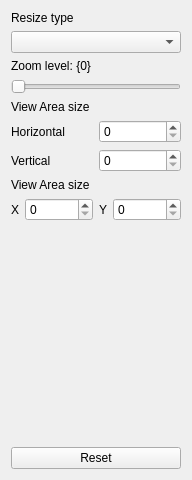
<?xml version="1.0" encoding="UTF-8"?>
<ui version="4.0">
 <class>QtSfmlDemo</class>
 <widget class="QWidget" name="QtSfmlDemo">
  <property name="geometry">
   <rect>
    <x>0</x>
    <y>0</y>
    <width>192</width>
    <height>480</height>
   </rect>
  </property>
  <property name="windowTitle">
   <string>Form</string>
  </property>
  <layout class="QVBoxLayout" name="verticalLayout">
   <item>
    <widget class="QLabel" name="resizeLabel">
     <property name="text">
      <string>Resize type</string>
     </property>
    </widget>
   </item>
   <item>
    <widget class="QComboBox" name="resizeTypeCombo"/>
   </item>
   <item>
    <widget class="QLabel" name="zoomLabel">
     <property name="text">
      <string>Zoom level: {0}</string>
     </property>
    </widget>
   </item>
   <item>
    <widget class="QSlider" name="zoomSlider">
     <property name="orientation">
      <enum>Qt::Horizontal</enum>
     </property>
    </widget>
   </item>
   <item>
    <widget class="QLabel" name="viewAreaLabel">
     <property name="text">
      <string>View Area size</string>
     </property>
    </widget>
   </item>
   <item>
    <layout class="QHBoxLayout" name="horizontalLayout_2">
     <item>
      <widget class="QLabel" name="sizeHorizontalLabel">
       <property name="text">
        <string>Horizontal</string>
       </property>
      </widget>
     </item>
     <item>
      <widget class="QSpinBox" name="sizeHorizontal"/>
     </item>
    </layout>
   </item>
   <item>
    <layout class="QHBoxLayout" name="horizontalLayout">
     <item>
      <widget class="QLabel" name="sizeVerticalLabel">
       <property name="text">
        <string>Vertical</string>
       </property>
      </widget>
     </item>
     <item>
      <widget class="QSpinBox" name="sizeVertical"/>
     </item>
    </layout>
   </item>
   <item>
    <widget class="QLabel" name="centerPointLabel">
     <property name="text">
      <string>View Area size</string>
     </property>
    </widget>
   </item>
   <item>
    <layout class="QHBoxLayout" name="horizontalLayout_3">
     <item>
      <widget class="QLabel" name="centerPointXLabel">
       <property name="enabled">
        <bool>true</bool>
       </property>
       <property name="sizePolicy">
        <sizepolicy hsizetype="Minimum" vsizetype="Minimum">
         <horstretch>0</horstretch>
         <verstretch>0</verstretch>
        </sizepolicy>
       </property>
       <property name="minimumSize">
        <size>
         <width>0</width>
         <height>0</height>
        </size>
       </property>
       <property name="text">
        <string>X</string>
       </property>
      </widget>
     </item>
     <item>
      <widget class="QSpinBox" name="centerPointX">
       <property name="sizePolicy">
        <sizepolicy hsizetype="Expanding" vsizetype="Fixed">
         <horstretch>1</horstretch>
         <verstretch>1</verstretch>
        </sizepolicy>
       </property>
       <property name="layoutDirection">
        <enum>Qt::LeftToRight</enum>
       </property>
      </widget>
     </item>
     <item>
      <widget class="QLabel" name="centerPointYLabel">
       <property name="text">
        <string>Y</string>
       </property>
      </widget>
     </item>
     <item>
      <widget class="QSpinBox" name="centerPointY">
       <property name="sizePolicy">
        <sizepolicy hsizetype="Expanding" vsizetype="Fixed">
         <horstretch>1</horstretch>
         <verstretch>0</verstretch>
        </sizepolicy>
       </property>
      </widget>
     </item>
    </layout>
   </item>
   <item>
    <spacer name="verticalSpacer">
     <property name="orientation">
      <enum>Qt::Vertical</enum>
     </property>
     <property name="sizeHint" stdset="0">
      <size>
       <width>20</width>
       <height>40</height>
      </size>
     </property>
    </spacer>
   </item>
   <item>
    <widget class="QPushButton" name="resetButton">
     <property name="text">
      <string>Reset</string>
     </property>
    </widget>
   </item>
  </layout>
 </widget>
 <resources/>
 <connections/>
</ui>
